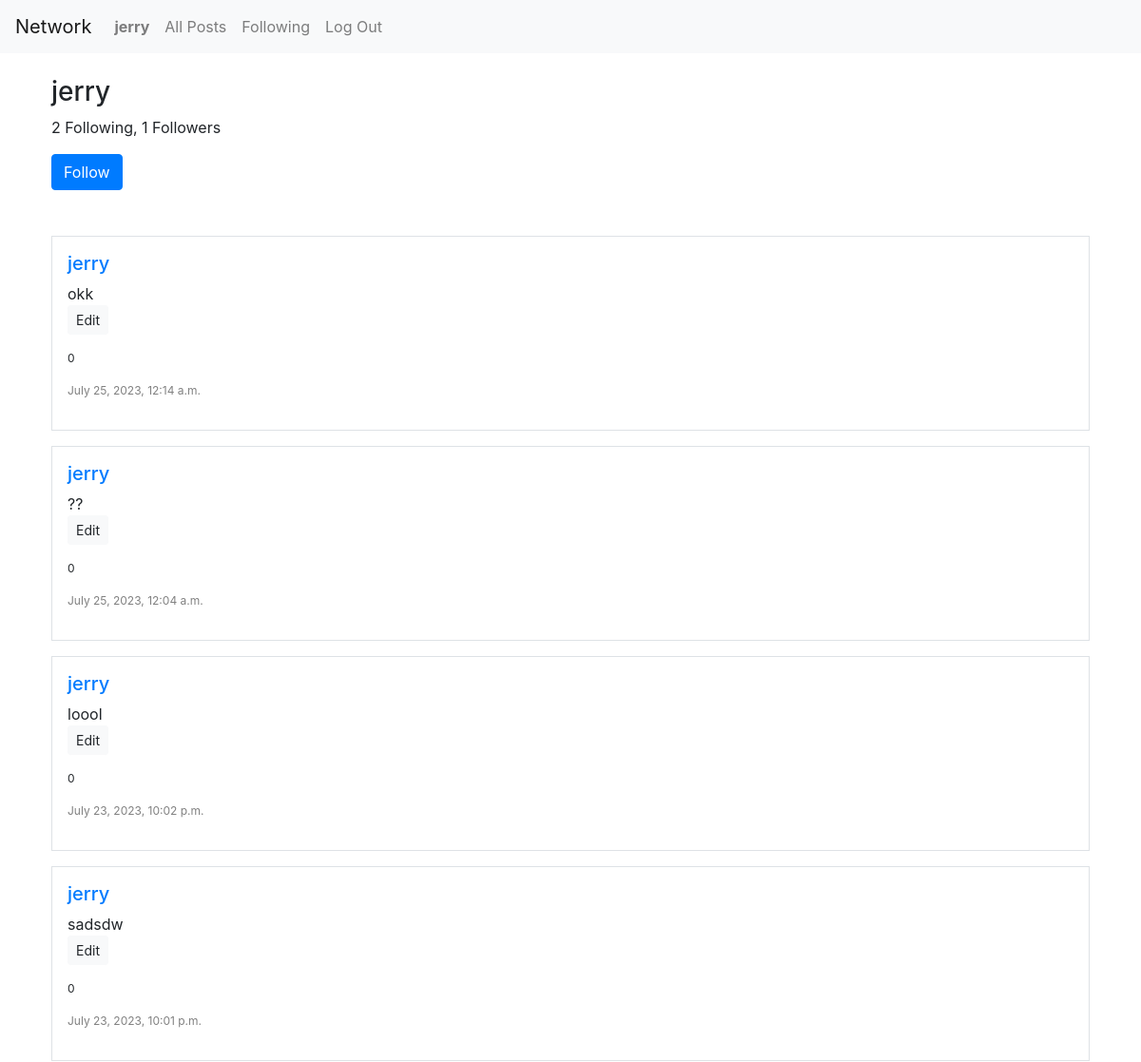
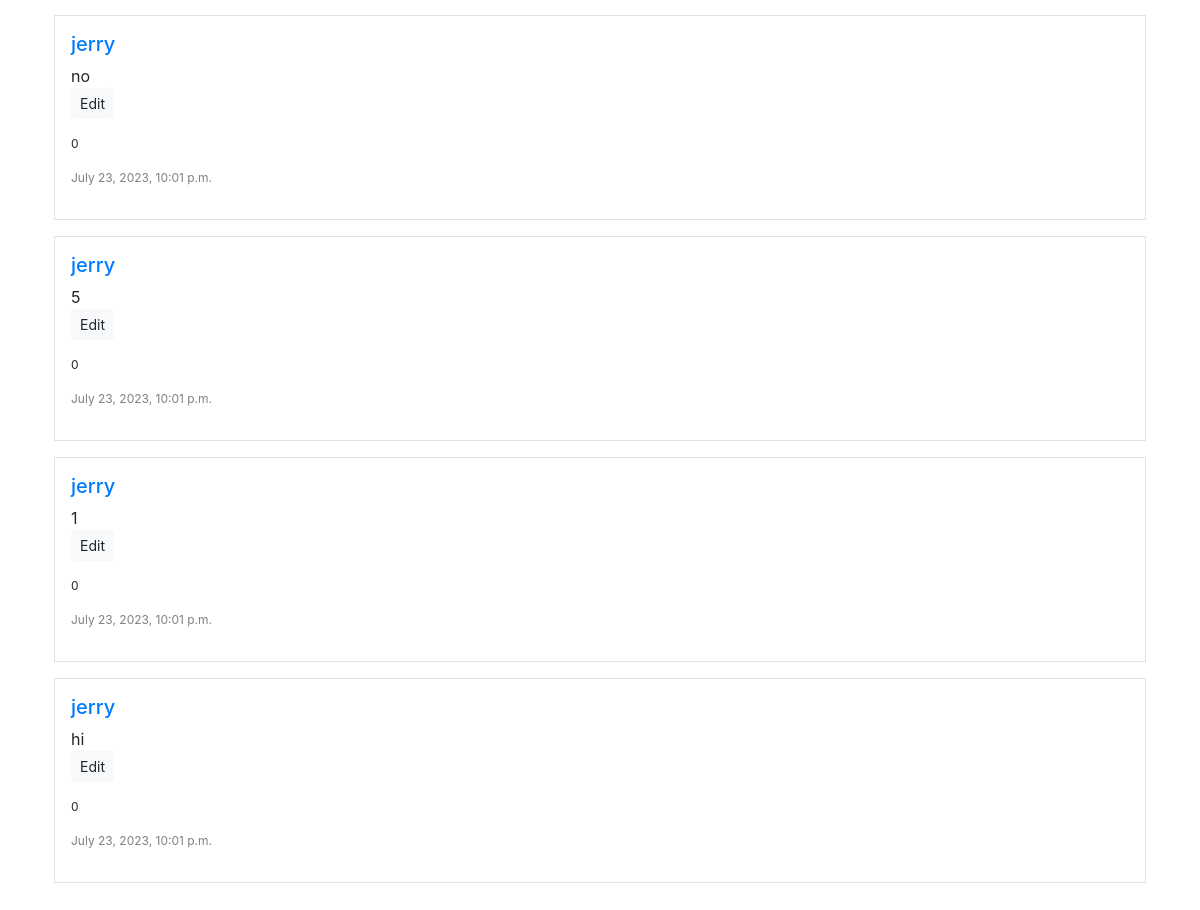
Page /jerry (signed in) on the committed database (2 pictures, top to bottom).
### network/models.py (models this page shows, shortened)
class User(AbstractUser):
    pass

class Posts(models.Model):
    author = models.ForeignKey(
        settings.AUTH_USER_MODEL,
        on_delete = models.CASCADE,
    )
    post = models.CharField(max_length=300)
    timestamp = models.DateTimeField(default=now)
    likes = models.IntegerField(default=0)

### network/views.py (the view, shortened to what this page needs)
# urls.py: path("<str:username>", views.profile, name='profile'),
def profile(request, username):
    user = User.objects.get(username=username)
    posts = Posts.objects.filter(author=user).order_by("-timestamp")
    page_obj = paginate(request, posts)
    follows = Follows.objects.filter(follower=user).count()
    followers = Follows.objects.filter(user=user).count()
    logged_in = False
    show_button = False
    followed = False
    if request.user.is_authenticated:
        logged_in = True
        visitor = User.objects.get(username=request.user.username)
        follow_object = Follows.objects.filter(user=user, follower=visitor)
        if not follow_object:
            show_button = logged_in and (visitor.username != username)
        else:
            followed = True
    return render(request, "network/profile.html", {
        "user": user, "page_obj": page_obj, "follows": follows, "followers": followers, "show_button": show_button, "followed": followed
    })

### network/views.py (called while the page is built)
def paginate(request, posts):
    paginator = Paginator(posts, 10) #show 10 posts per page
    page_number = request.GET.get('page')
    page_obj = paginator.get_page(page_number)
    return page_obj

### network/templates/network/profile.html (shortened to what this page needs)
{% extends "network/layout.html" %}
{% block body %}
    <div class="container-xl p-4">
        <h3>{{ user }}</h3>
        <p> {{ follows }} Following, {{ followers }} Followers</p>
        {% if show_button == True %}
            <form action="{% url 'profile' user %}" method="post">
                <button type="submit" class="btn btn-primary" name="follow" value="True">Follow</button>
            </form>
        {% elif followed == True %}
            <form action="{% url 'profile' user %}" method="post">
                {% csrf_token %}
                <button type="submit" class="btn btn-primary" name="unfollow" value="True">Unfollow</button>
            </form>
        {% endif %}
    </div>
    {% include "network/postlayout.html" %}
{% endblock %}

### network/templates/network/layout.html (shortened to what this page needs)
{% load static %}
<!DOCTYPE html>
<html lang="en">
    <head>
        <link rel="stylesheet" href="https://stackpath.bootstrapcdn.com/bootstrap/4.4.1/css/bootstrap.min.css">
        <link href="{% static 'network/styles.css' %}" rel="stylesheet">
    </head>
    <body>
        <nav class="navbar navbar-expand-lg navbar-light bg-light">
            <a class="navbar-brand" href="#">Network</a>
            <div>
              <ul class="navbar-nav mr-auto">
                {% if user.is_authenticated %}
                    <li class="nav-item">
                        <a class="nav-link" href="#"><strong>{{ user.username }}</strong></a>
                    </li>
                {% endif %}
                <li class="nav-item">
                  <a class="nav-link" href="{% url 'index' %}">All Posts</a>
                </li>
                {% if user.is_authenticated %}
                    <li class="nav-item">
                        <a class="nav-link" href="{% url 'following' %}">Following</a>
                    </li>
                    <li class="nav-item">
                        <a class="nav-link" href="{% url 'logout' %}">Log Out</a>
                    </li>
                {% endif %}
              </ul>
            </div>
          </nav>
        <div class="body">
            {% block body %}
            {% endblock %}
        </div>
    </body>
</html>

### network/templates/network/postlayout.html (shortened to what this page needs)
<div class="container-xl p-4">
    {% for post in page_obj %}
        <div class="mb-3 p-3 border">
            <h5>
                <a href="{% url 'profile' post.author %}">{{ post.author }}</a>
            </h5>
            <p id="{{ post.id }}">
                {{ post.post }}
            </p>
            <p style="font-size: 12px">
                {{ post.likes }}
            </p>
            <p style="color: gray; font-size: 12px">
                {{ post.timestamp }}
            </p>
        </div>
    {% endfor %}
    <div class="pagination">
    </div>
</div>

### rows in the picture
User: username "jerry"
Posts: author "jerry", post "okk", likes "0", timestamp "July 25, 2023, 12:14 a.m."
Posts: author "jerry", post "??", likes "0", timestamp "July 25, 2023, 12:04 a.m."
Posts: author "jerry", post "loool", likes "0", timestamp "July 23, 2023, 10:02 p.m."
Posts: author "jerry", post "sadsdw", likes "0", timestamp "July 23, 2023, 10:01 p.m."
Posts: author "jerry", post "no", likes "0", timestamp "July 23, 2023, 10:01 p.m."
Posts: author "jerry", post "5", likes "0", timestamp "July 23, 2023, 10:01 p.m."
Posts: author "jerry", post "1", likes "0", timestamp "July 23, 2023, 10:01 p.m."
Posts: author "jerry", post "hi", likes "0", timestamp "July 23, 2023, 10:01 p.m."

### other values in the picture
{{ follows }} "2"
{{ followers }} "1"
